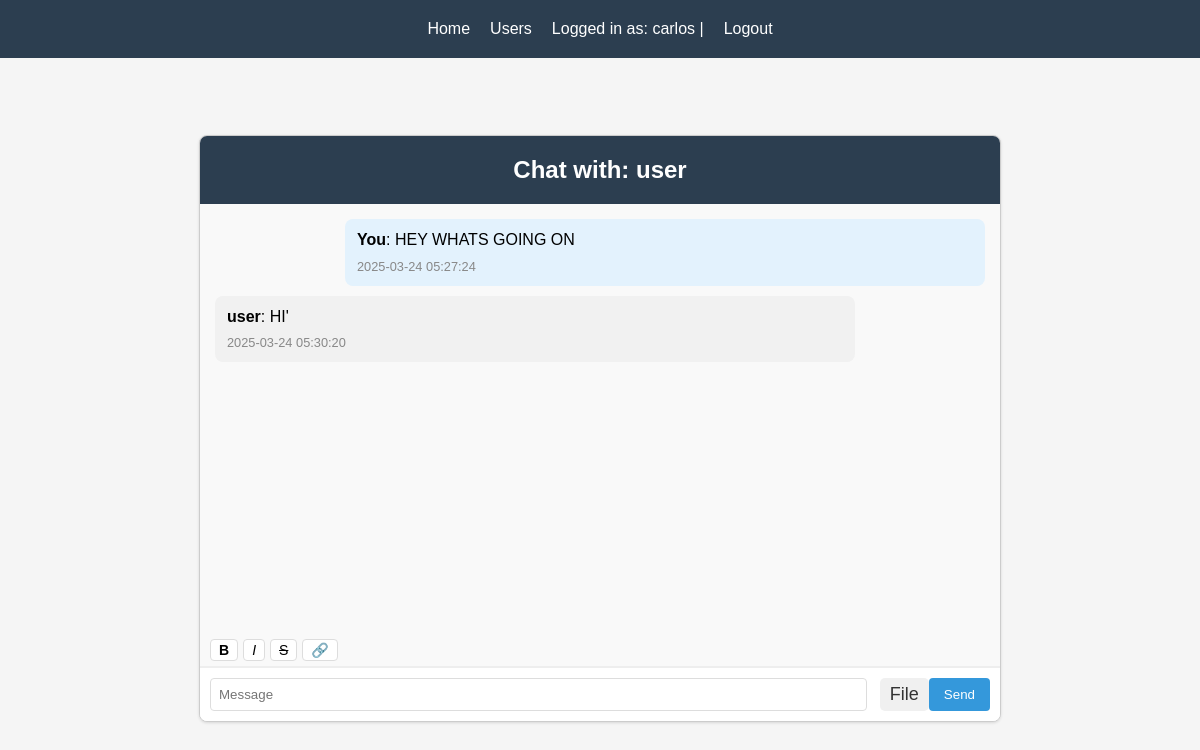
The app's page /direct_chat/1 (signed in) with its own data.
### model.py (models this page shows, shortened)
class User(db.Model):
    id = db.Column(db.Integer, primary_key=True)
    username = db.Column(db.String(80), unique=True, nullable=False)
    email = db.Column(db.String(120), unique=True, nullable=False)
    password_hash = db.Column(db.String(128), nullable=False)
    created_at = db.Column(db.DateTime, default=datetime.utcnow)
    failed_login_attempts = db.Column(db.Integer, default=0)
    last_failed_login = db.Column(db.DateTime, nullable=True)
    is_locked = db.Column(db.Boolean, default=False)

class DirectMessage(db.Model):
    id = db.Column(db.Integer, primary_key=True)
    sender_id = db.Column(db.Integer, db.ForeignKey('user.id'), nullable=False)
    recipient_id = db.Column(db.Integer, db.ForeignKey('user.id'), nullable=False)
    content = db.Column(db.Text, nullable=False)
    timestamp = db.Column(db.DateTime, default=datetime.utcnow)
    is_read = db.Column(db.Boolean, default=False)
    is_file = db.Column(db.Boolean, default=False)
    file_id = db.Column(db.Integer, db.ForeignKey('shared_file.id'), nullable=True)
    sender = db.relationship('User', foreign_keys=[sender_id], backref='sent_messages')
    recipient = db.relationship('User', foreign_keys=[recipient_id], backref='received_messages')
    shared_file = db.relationship('SharedFile', foreign_keys=[file_id], backref=db.backref('message_ref', uselist=False))

### main.py (the view)
@app.route("/direct_chat/<int:user_id>")
def direct_chat(user_id):
    if not session.get("user_id"):
        return redirect(url_for("login"))
    if not session.get("username"):
        return redirect(url_for("logout"))
    other_user = User.query.get_or_404(user_id)
    messages = DirectMessage.query.filter(
        or_(
            and_(DirectMessage.sender_id == session["user_id"],
                 DirectMessage.recipient_id == user_id),
            and_(DirectMessage.sender_id == user_id,
                 DirectMessage.recipient_id == session["user_id"])
        )
    ).order_by(DirectMessage.timestamp).all()
    return render_template("direct_chat.html",
                           other_user=other_user,
                           messages=messages)

### main.py (called while the page is built)
@app.context_processor
def utility_processor():
    return dict(get_file_icon_class=get_file_icon_class)

### templates/direct_chat.html (shortened to what this page needs)
{% extends 'base.html' %} {% block content %}
<div class="message-box">
  <h2>Chat with: {{other_user.username}}</h2>
  <div class="messages" id="messages">
    {% if messages %}
      {% for msg in messages %}
      <div class="text {% if msg.sender_id == session.user_id %}sent{% else %}received{% endif %}">
        <span>
          <strong>{{ msg.sender.username if msg.sender_id != session.user_id else 'You' }}</strong>:
          {% if msg.is_file %}
            Shared a file: <a href="/download_file/{{ msg.file_id }}" target="_blank">{{ msg.content.replace('Shared a file: ', '') }}</a>
          {% else %}
            {{ msg.content }}
          {% endif %}
        </span>
        <span class="muted">
          {{ msg.timestamp.strftime('%Y-%m-%d %H:%M:%S') }}
        </span>
      </div>
      {% endfor %}
    {% endif %}
  </div>
  <div class="format-toolbar">
    <button type="button" class="format-btn" title="Bold" onclick="insertFormatting('**', '**')"><strong>B</strong></button>
    <button type="button" class="format-btn" title="Italic" onclick="insertFormatting('*', '*')"><em>I</em></button>
    <button type="button" class="format-btn" title="Strikethrough" onclick="insertFormatting('~~', '~~')"><del>S</del></button>
    <button type="button" class="format-btn" title="Link" onclick="insertLink()">🔗</button>
  </div>
  <div class="inputs">
    <input type="text" placeholder="Message" name="message" id="message" />
    <button type="button" id="file-btn" onclick="document.getElementById('file-upload').click()">
      File
    </button>
    <button type="button" name="send" id="send-btn" onClick="sendDirectMessage()">
      Send
    </button>
  </div>
</div>
{% endblock %}

### static/css/style.css (style rules this page uses)
body { font-family: 'Arial', sans-serif; line-height: 1.6; margin: 0; padding: 0; background-color: #f5f5f5; display: flex; flex-direction: column; min-height: 100vh; }
.message-box { width: 90%; max-width: 800px; margin: 20px auto; border: 1px solid #ccc; border-radius: 8px; overflow: hidden; box-shadow: 0 1px 3px rgba(0,0,0,0.12); background-color: white; }
.message-box h2 { background-color: #2c3e50; color: white; margin: 0; padding: 15px; text-align: center; }
.messages { height: 400px; overflow-y: auto; padding: 15px; background-color: #f9f9f9; }
.inputs { display: flex; padding: 10px; background-color: #fff; border-top: 1px solid #eee; }
.inputs input[type="text"] { flex: 1; padding: 8px; border: 1px solid #ddd; border-radius: 4px; margin-right: 8px; }
.inputs button { background-color: #3498db; color: white; border: none; padding: 8px 15px; border-radius: 4px; cursor: pointer; }
.text { margin-bottom: 10px; padding: 8px 12px; border-radius: 8px; max-width: 80%; word-wrap: break-word; }
.text.sent { background-color: #e3f2fd; margin-left: auto; }
.text.received { background-color: #f1f1f1; }
.muted { font-size: 0.8em; color: #888; display: block; margin-top: 4px; }
#file-btn { background-color: #f0f0f0; border: none; border-radius: 5px; cursor: pointer; font-size: 18px; padding: 5px 10px; margin-left: 5px; color: #333; }
.format-toolbar { display: flex; gap: 5px; padding: 5px 10px; background-color: #f9f9f9; border-bottom: 1px solid #eee; }
.format-btn { background-color: white; border: 1px solid #ddd; border-radius: 4px; padding: 2px 8px; font-size: 14px; cursor: pointer; transition: background-color 0.2s; }

### records on screen
User: username "user"
DirectMessage: sender "You", content "HEY WHATS GOING ON", timestamp "2025-03-24 05:27:24"
DirectMessage: sender "user", content "HI'", timestamp "2025-03-24 05:30:20"

### other values on screen
{{ session.username }} "carlos"
